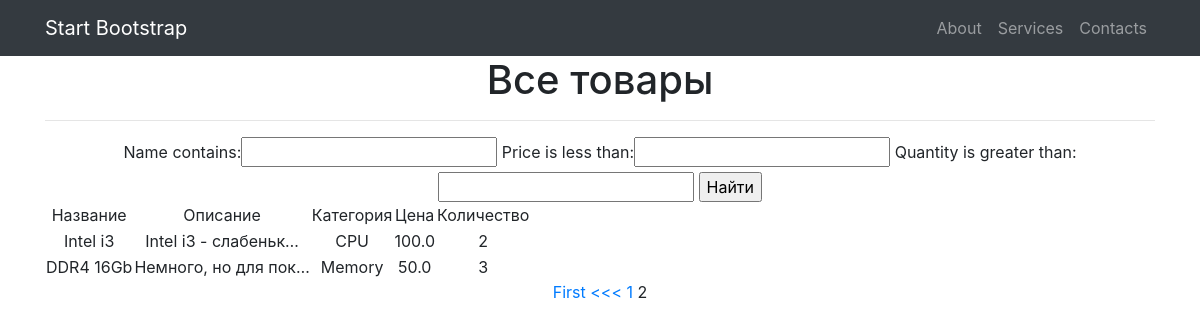
/products/?page=2, run on the app's committed database.
### simpleapp/models.py (models this page shows, shortened)
class Product(models.Model):
    name = models.CharField(max_length=200,unique=True)
    description = models.TextField()
    price = models.FloatField(validators=[MinValueValidator(0.0)])
    quantity = models.IntegerField(validators=[MinValueValidator(0)])
    category = models.ForeignKey(to='Category', on_delete=models.CASCADE, related_name='products')

class Category(models.Model):
    name = models.CharField(max_length=200, unique=True)  # названия категорий тоже не должны повторяться

### simpleapp/views.py (the view)
# urls.py: path('', Products.as_view()),
class Products(ListView):
    model = Product
    template_name = 'product_list.html'
    context_object_name = 'products'
    ordering = ['-price']
    paginate_by = 2 # поставим постраничный вывод в один элемент
    def get_context_data(self, **kwargs):
        context = super().get_context_data(**kwargs)
        context['filter'] = ProductFilter(self.request.GET, queryset=self.get_queryset())
        return context

### simpleapp/templates/simpleapp/product_list.html (shortened to what this page needs)
{% extends 'flatpages/default.html' %}
{% load custom_filters %}
{% block content %}
    <h1>Все товары</h1>
    <hr>
    <form method="GET">
        {{filter.form}}
        <input type="submit" value="Найти">
    </form>
    {% if products %}
        <table>
            <tr>
                <td>Название</td>
                <td>Описание</td>
                <td>Категория</td>
                <td>Цена</td>
                <td>Количество</td>
            </tr>
            {% for product in products %}
            <tr>
                <td>{{product.name}}</td>
                <td>{{product.description|truncatechars:20}}</td>
                <td>{{product.category.name}}</td>
                <td>{{product.price}}</td>
                <td>{{product.quantity}}</td>
            </tr>
            {% endfor %}
        </table>
{% if is_paginated %}
    {% if page_obj.has_previous %}
        <a href="?page=1">First</a>
        <a href="?page={{ page_obj.previous_page_number }}"><<<</a>
    {% endif %}
    {% for num in page_obj.paginator.page_range %}
        {% if page_obj.number == num %}
            <a>{{ num }}</a>
        {% elif num > page_obj.number|add:'-3' and num < page_obj.number|add:'3' %}
            <a href="?page={{ num }}">{{ num }}</a>
        {% endif %}
    {% endfor %}
{% endif %}
    {% else %}
        </table>
        <h2>Товаров нет</h2>
    {% endif %}
{% endblock content %}

### data on the page
Product: name "Intel i3", description "Intel i3 - слабеньк…", category.name "CPU", price "100.0", quantity "2"
Product: name "DDR4 16Gb", description "Немного, но для пок…", category.name "Memory", price "50.0", quantity "3"

### other printed values
{{ num }} "1"
{{ num }} "2"
